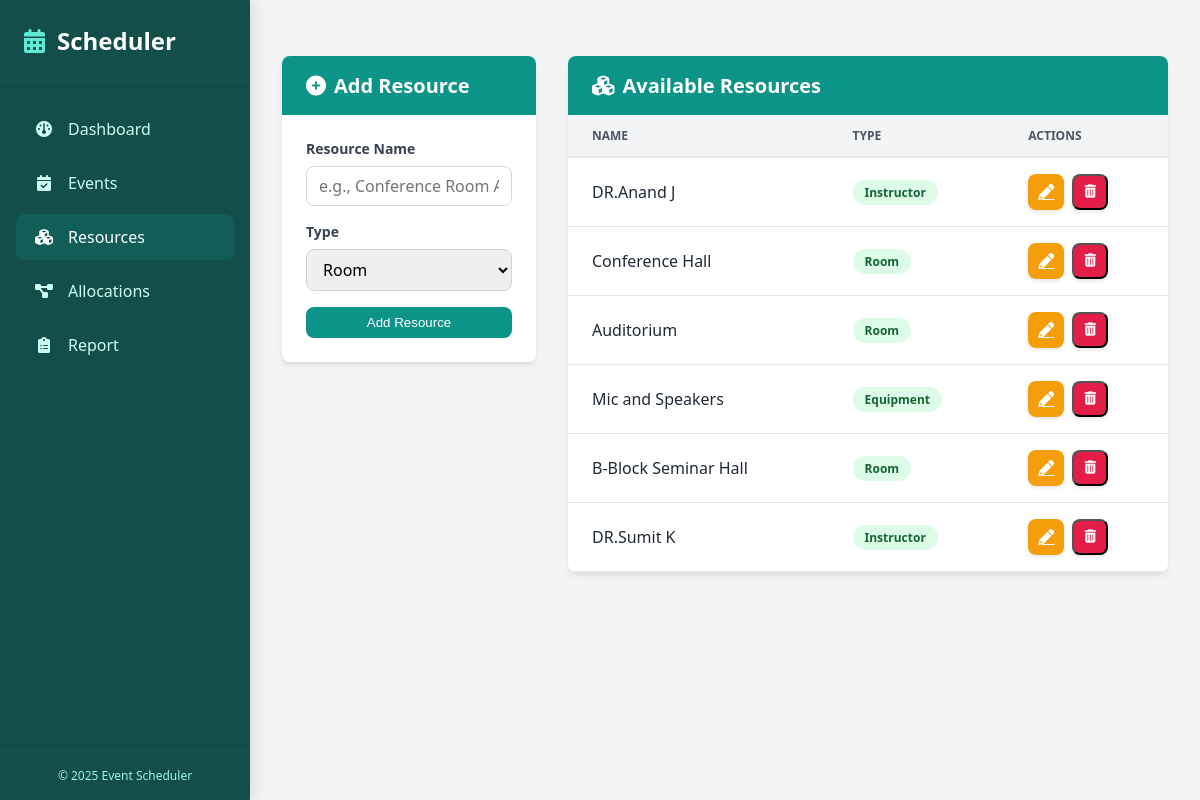
Before: /resources with the older database file.
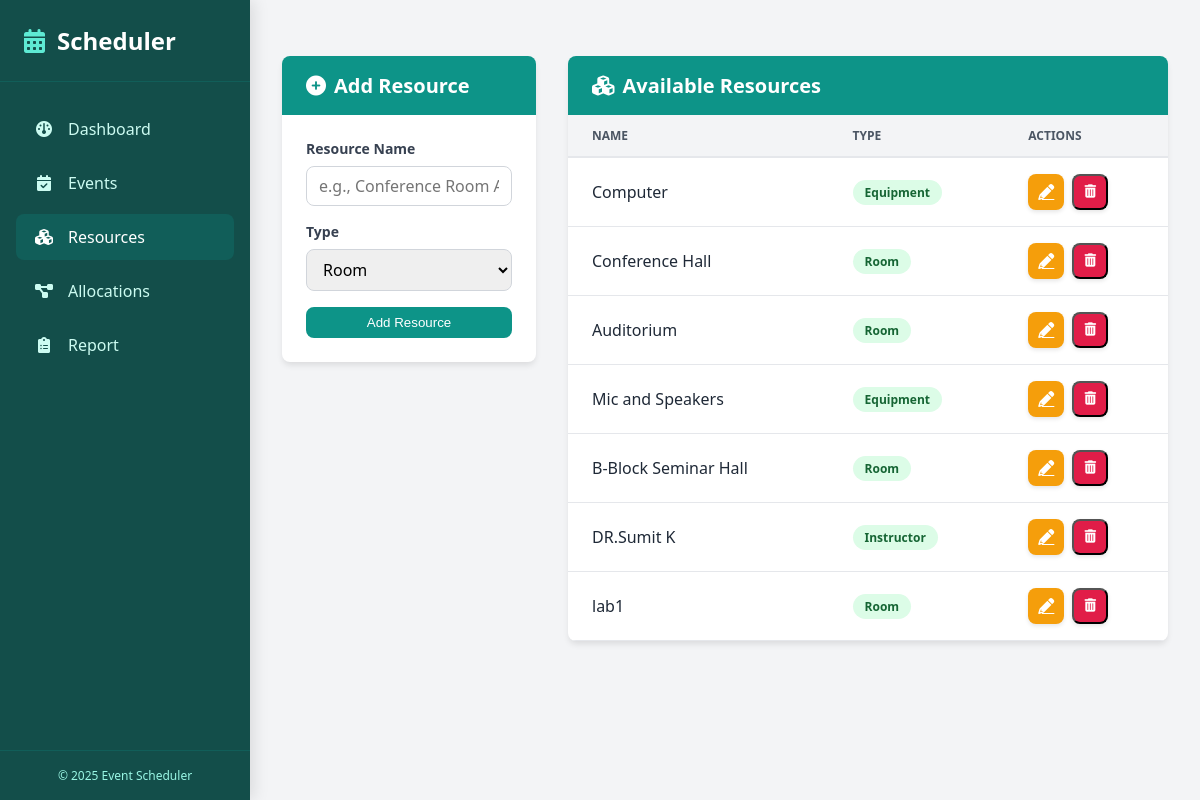
After: the same page with the newer database file.
### app.py (models this page shows)
class Resource(db.Model):
    resource_id = db.Column(db.Integer, primary_key=True)
    resource_name = db.Column(db.String(100), nullable=False)
    resource_type = db.Column(db.String(50), nullable=False)
    allocations = db.relationship('EventResourceAllocation', backref='resource', lazy=True)

### app.py (the view)
@app.route('/resources')
def resources():
    all_resources = Resource.query.all()
    return render_template('resources.html', resources=all_resources)

### templates/resources.html (shortened to what this page needs)
{% extends "base.html" %}
{% block content %}
<div class="grid-3-1">
    <div>
        <div class="card">
            <div class="card-header">
                <h2><i class="fa-solid fa-plus-circle"></i> Add Resource</h2>
            </div>
            <div class="card-body">
                <form action="/resource/add" method="POST">
                    <div class="form-group">
                        <label class="form-label">Resource Name</label>
                        <input type="text" name="resource_name" required class="form-input" placeholder="e.g., Conference Room A">
                    </div>
                    <div class="form-group">
                        <label class="form-label">Type</label>
                        <select name="resource_type" class="form-select">
                            <option value="Room">Room</option>
                        </select>
                    </div>
                    <button type="submit" class="btn btn-primary" style="width: 100%;">Add Resource</button>
                </form>
            </div>
        </div>
    </div>
    <div>
        <div class="card">
            <div class="card-header">
                <h2><i class="fa-solid fa-cubes"></i> Available Resources</h2>
            </div>
            <div class="card-body" style="padding: 0;">
                <div class="table-container">
                    <table class="table">
                        <thead>
                            <tr>
                                <th>Name</th>
                                <th>Type</th>
                                <th>Actions</th>
                            </tr>
                        </thead>
                        <tbody>
                            {% for resource in resources %}
                            <tr>
                                <td style="font-weight: 500;">{{ resource.resource_name }}</td>
                                <td>
                                    <span class="badge badge-room">{{ resource.resource_type }}</span>
                                </td>
                                <td>
                                    <div class="actions-cell">
                                        <a href="{{ url_for('edit_resource', resource_id=resource.resource_id) }}" class="btn-edit" title="Edit Resource">
                                            <i class="fa-solid fa-pencil"></i>
                                        </a>
                                        <form action="{{ url_for('delete_resource', resource_id=resource.resource_id) }}" method="POST" onsubmit="return confirm('Are you sure you want to delete this resource?');" style="display: inline;">
                                            <button type="submit" class="btn-delete" title="Delete Resource">
                                                <i class="fa-solid fa-trash-can"></i>
                                            </button>
                                        </form>
                                    </div>
                                </td>
                            </tr>
                            {% else %}
                            <tr>
                                <td colspan="3" style="text-align: center; color: #6b7280; padding: 2rem;">No resources found.</td>
                            </tr>
                            {% endfor %}
                        </tbody>
                    </table>
                </div>
            </div>
        </div>
    </div>
</div>
{% endblock %}

Changed rows visible on the page:
removed Resource: resource_name "DR.Anand J", resource_type "Instructor"
added Resource: resource_name "Computer", resource_type "Equipment"
added Resource: resource_name "lab1", resource_type "Room"
